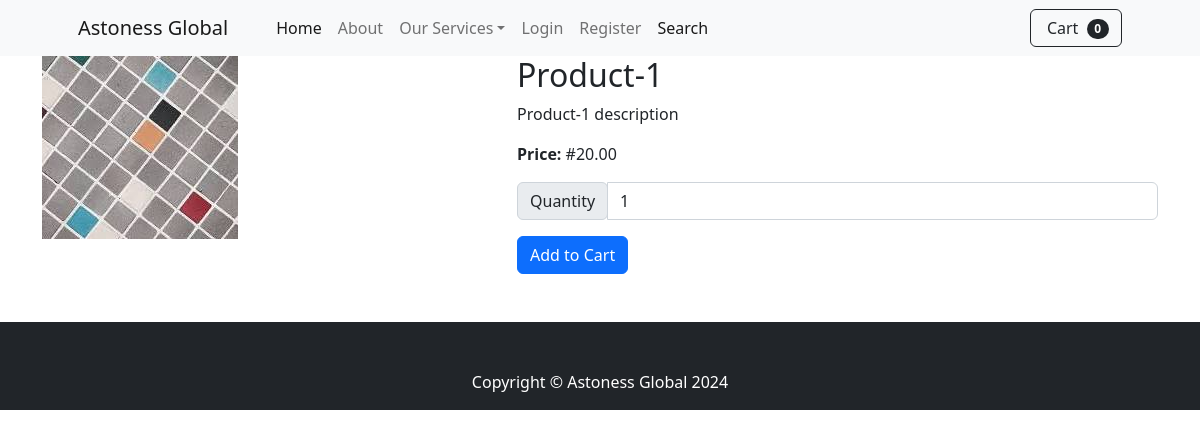
/product/1/, run on the app's committed database.
### core/models.py (models this page shows, shortened)
class ProductImage(models.Model):
    product = models.ForeignKey(Product, related_name='images', on_delete=models.CASCADE)
    image = models.ImageField(upload_to='product_images/', default="images/download (3).jpeg/")

class Product(models.Model):
    name = models.CharField(max_length=100)
    description = models.TextField()
    price = models.DecimalField(max_digits=10, decimal_places=2)
    quantity = models.PositiveIntegerField(default=0)

### core/views.py (the view)
# urls.py: path('product/<int:id>/', views.product, name='product'),
def product(request, id):
    product = Product.objects.get(id=id)
    context = {
        'product' : product
    }
    return render(request, 'core/product.html', context)

### core/templates/core/product.html (shortened to what this page needs)
{% extends 'base.html' %}
{% load static %}
{% block content %}
    <div class="row">
        <div class="col-md-5">
            {% for image in product.images.all %}
            <img src="{{ image.image.url }}" alt="{{ product.title }}" class="img-fluid">
            {% empty %}
            <h3>
            <img class="card-img-top" src="{% static 'images/tiles.jpeg' %}" alt="{{product.name}} image" />
            </h3>
            {% endfor %}
        </div>
        <div class="col-md-7">
            <h2>{{ product.name }}</h2>
            <p>{{ product.description }}</p>
            <p><strong>Price:</strong> #{{ product.price }}</p>
            <form method="post" action="{% url 'add_to_cart' product.id %}">
                <div class="input-group mb-3">
                    <div class="input-group-prepend">
                        <span class="input-group-text">Quantity</span>
                    </div>
                    <input type="number" id="quantity" name="quantity" class="form-control" value="1" min="1" size="4">
                </div>
                <button type="submit" class="btn btn-primary">Add to Cart</button>
            </form>
        </div>
    </div>
{% endblock %}

### templates/base.html (style rules this page uses)
html { position: relative; min-height: 100%; }
body { margin-bottom: 60px; }

### data on the page
ProductImage: image (picture)
Product: name "Product-1", description "Product-1 description", price "20.00"

### other printed values
{{ cart|length }} "0"
